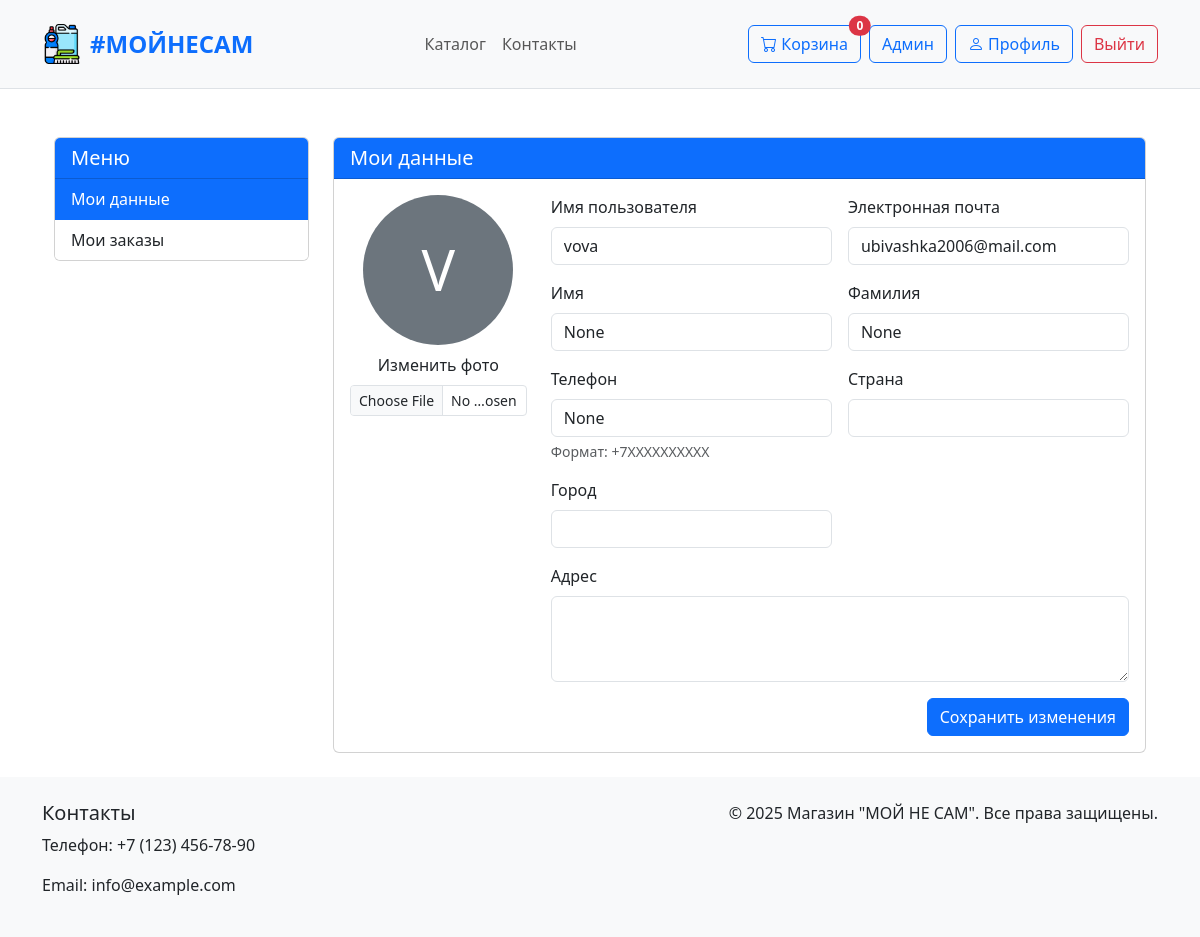
The app's page /profile/ (signed in) with its own data.
### front/models.py (models this page shows, shortened)
class CustomUser(AbstractUser):
    first_name = models.CharField(
        _('first name'),
        max_length=150,
        null=True,
        blank=True
    )
    last_name = models.CharField(
        _('last name'),
        max_length=150,
        null=True,
        blank=True
    )
    phone = models.CharField(
        _('phone number'),
        max_length=20,
        blank=True,
        null=True
    )
    address = models.TextField(
        _('address'),
        blank=True
    )
    age = models.IntegerField(
        _('age'),
        null=True,
        blank=True
    )
    birth_date = models.DateField(
        _('birth date'),
        null=True,
        blank=True
    )
    GENDER_CHOICES = [
        ('male', _('Male')),
        ('female', _('Female')),
        ('other', _('Other')),
    ]
    gender = models.CharField(
        _('gender'),
        max_length=10,
        choices=GENDER_CHOICES,
        blank=True
    )
    city = models.CharField(
        _('city'),
        max_length=100,
        blank=True
    )
    country = models.CharField(
        _('country'),
        max_length=100,
        blank=True
    )
    occupation = models.CharField(
        _('occupation'),
        max_length=100,
        blank=True
    )
    avatar = models.ImageField(
        _('avatar'),
        upload_to='avatars/',
        blank=True,
        null=True
    )
    class Meta:
        verbose_name = _('user')
        verbose_name_plural = _('users')

### front/views.py (the view, shortened to what this page needs)
# urls.py: path('profile/', views.profile_view, name='profile'),
@login_required
def profile_view(request):
    user = request.user
    orders = Order.objects.filter(user=user).order_by('-created_at')
    context = {
        'user': user,
        'orders': orders
    }
    return render(request, 'pages/profile.html', context)

### front/templates/pages/profile.html (shortened to what this page needs)
{% extends 'base.html' %}
{% load static %}
{% block content %}
<div class="container">
    <div class="row">
        <div class="col-md-3">
            <div class="card mb-4">
                <div class="card-header bg-primary text-white">
                    <h5 class="mb-0">Меню</h5>
                </div>
                <div class="list-group list-group-flush">
                    <a href="#profile-data" class="list-group-item list-group-item-action" data-bs-toggle="tab">Мои данные</a>
                    <a href="#orders" class="list-group-item list-group-item-action" data-bs-toggle="tab">Мои заказы</a>
                </div>
            </div>
        </div>
        <div class="col-md-9">
            <div class="tab-content">
                <div class="tab-pane fade show active" id="profile-data">
                    <div class="card mb-4">
                        <div class="card-header bg-primary text-white">
                            <h5 class="mb-0">Мои данные</h5>
                        </div>
                        <div class="card-body">
                            <form method="post" enctype="multipart/form-data">
                                <div class="row mb-3">
                                    <div class="col-md-3 text-center mb-3">
                                        {% if user.avatar %}
                                        <img src="{{ user.avatar.url }}" alt="{{ user.username }}" class="img-fluid rounded-circle mb-2" style="max-width: 150px; max-height: 150px;">
                                        {% else %}
                                        <div class="bg-secondary text-white rounded-circle d-flex align-items-center justify-content-center mx-auto" style="width: 150px; height: 150px;">
                                            <span class="display-4">{{ user.username|slice:":1"|upper }}</span>
                                        </div>
                                        {% endif %}
                                        <div class="mt-2">
                                            <label for="avatar" class="form-label">Изменить фото</label>
                                            <input type="file" class="form-control form-control-sm" id="avatar" name="avatar">
                                        </div>
                                    </div>
                                    <div class="col-md-9">
                                        <div class="row g-3">
                                            <div class="col-md-6">
                                                <label for="username" class="form-label">Имя пользователя</label>
                                                <input type="text" class="form-control" id="username" value="{{ user.username }}" readonly>
                                            </div>
                                            <div class="col-md-6">
                                                <label for="email" class="form-label">Электронная почта</label>
                                                <input type="email" class="form-control" id="email" name="email" value="{{ user.email }}" required>
                                            </div>
                                            <div class="col-md-6">
                                                <label for="first_name" class="form-label">Имя</label>
                                                <input type="text" class="form-control" id="first_name" name="first_name" value="{{ user.first_name }}">
                                            </div>
                                            <div class="col-md-6">
                                                <label for="last_name" class="form-label">Фамилия</label>
                                                <input type="text" class="form-control" id="last_name" name="last_name" value="{{ user.last_name }}">
                                            </div>
                                            <div class="col-md-6">
                                                <label for="phone" class="form-label">Телефон</label>
                                                <input type="tel" class="form-control" id="phone" name="phone" value="{{ user.phone }}"
                                                       pattern="^\+7\d{10}$" title="Формат: +7XXXXXXXXXX">
                                                <div class="form-text">Формат: +7XXXXXXXXXX</div>
                                            </div>
                                            <div class="col-md-6">
                                                <label for="country" class="form-label">Страна</label>
                                                <input type="text" class="form-control" id="country" name="country" value="{{ user.country }}">
                                            </div>
                                            <div class="col-md-6">
                                                <label for="city" class="form-label">Город</label>
                                                <input type="text" class="form-control" id="city" name="city" value="{{ user.city }}">
                                            </div>
                                            <div class="col-12">
                                                <label for="address" class="form-label">Адрес</label>
                                                <textarea class="form-control" id="address" name="address" rows="3">{{ user.address }}</textarea>
                                            </div>
                                        </div>
                                    </div>
                                </div>
                                <div class="d-grid gap-2 d-md-flex justify-content-md-end">
                                    <button type="submit" class="btn btn-primary">Сохранить изменения</button>
                                </div>
                            </form>
                        </div>
                    </div>
                </div>
            </div>
        </div>
    </div>
</div>
{% endblock %}

### front/templates/components/header.html (shortened to what this page needs)
{% load static %}
<header class="bg-light py-3 mb-4 border-bottom">
    <div class="container">
        <div class="d-flex justify-content-between align-items-center">
            <a href="{% url "main_page" %}" class="d-flex align-items-center text-decoration-none">
                <img src="{% static 'images/logo.png' %}" alt="Логотип" class="me-2" style="max-height: 40px;">
                <span class="fs-4 fw-bold text-primary">#МОЙНЕСАМ</span>
            </a>
            <nav class="navbar navbar-expand-lg navbar-light">
                <div class="collapse navbar-collapse" id="navbarNav">
                    <ul class="navbar-nav me-auto mb-2 mb-lg-0">
                        <li class="nav-item">
                            <a class="nav-link" href="{% url 'catalog' %}">Каталог</a>
                        </li>
                        <li class="nav-item">
                            <a class="nav-link" href="{% url 'contacts' %}">Контакты</a>
                        </li>
                    </ul>
                </div>
            </nav>
            <div class="d-flex align-items-center">
                {% if request.user.is_authenticated %}
                    <a href="{% url 'cart' %}" class="btn btn-outline-primary me-2 position-relative">
                        <i class="bi bi-cart"></i> Корзина
                        <span class="position-absolute top-0 start-100 translate-middle badge rounded-pill bg-danger">
                            {{ request.user.cart_items.count }}
                        </span>
                    </a>
                    {% if request.user.is_superuser %}
                    <a href="{% url "admin:index" %}" target="_blank" class="btn btn-outline-primary me-2">Админ</a>
                    {% endif %}
                    <a href="{% url 'profile' %}" class="btn btn-outline-primary me-2">
                        <i class="bi bi-person"></i>
                        {% if user.first_name %}
                            {{ user.first_name }}
                        {% else %}
                            Профиль
                        {% endif %}
                    </a>
                    <form action="{% url 'logout' %}" method="post" class="d-inline">
                        <button type="submit" class="btn btn-outline-danger">Выйти</button>
                    </form>
                {% else %}
                    <a href="{% url "register" %}" class="btn btn-outline-primary me-2">Регистрация</a>
                    <a href="{% url "login" %}" class="btn btn-primary">Войти</a>
                {% endif %}
            </div>
        </div>
    </div>
</header>

### front/static/styles.css (style rules this page uses)
:root { --primary-color: #0d6efd; --primary-hover-color: #0b5ed7; --secondary-color: #6c757d; --success-color: #198754; --info-color: #0dcaf0; --warning-color: #ffc107; --danger-color: #dc3545; --light-color: #f8f9fa; --dark-color: #212529; --primary-light-color: #cfe2ff; --secondary-light-color: #e2e3e5; --success-light-color: #d1e7dd; --info-light-color: #cff4fc; --warning-light-color: #fff3cd; --danger-light-color: #f8d7da; --text-color: #212529; --text-muted-color: #6c757d; --text-white-color: #ffffff; --bg-white-color: #ffffff; --bg-light-color: #f8f9fa; --bg-dark-color: #212529; --border-color: #dee2e6; }
html, body { height: 100%; }
body { display: flex; flex-direction: column; min-height: 100vh; }
.bg-primary { background-color: var(--primary-color) !important; }
.bg-secondary { background-color: var(--secondary-color) !important; }
.bg-danger { background-color: var(--danger-color) !important; }
.bg-light { background-color: var(--light-color) !important; }
.text-primary { color: var(--primary-color) !important; }
.btn-primary { background-color: var(--primary-color); border-color: var(--primary-color); }
.btn-outline-primary { color: var(--primary-color); border-color: var(--primary-color); }
.btn-outline-danger { color: var(--danger-color); border-color: var(--danger-color); }
.card-header.bg-primary { background-color: var(--primary-color) !important; }
.border-bottom { border-bottom-color: var(--border-color) !important; }
a { text-decoration: none; color: black; }
header { display: flex; align-items: center; justify-content: space-around; padding: 1vw; background-color: var(--brand); color: var(--onBrandText); }

### records on screen
CustomUser: user.cart_items.count "0", username "V", username "vova", email "ubivashka2006@mail.com", first_name "None", last_name "None", phone "None"
